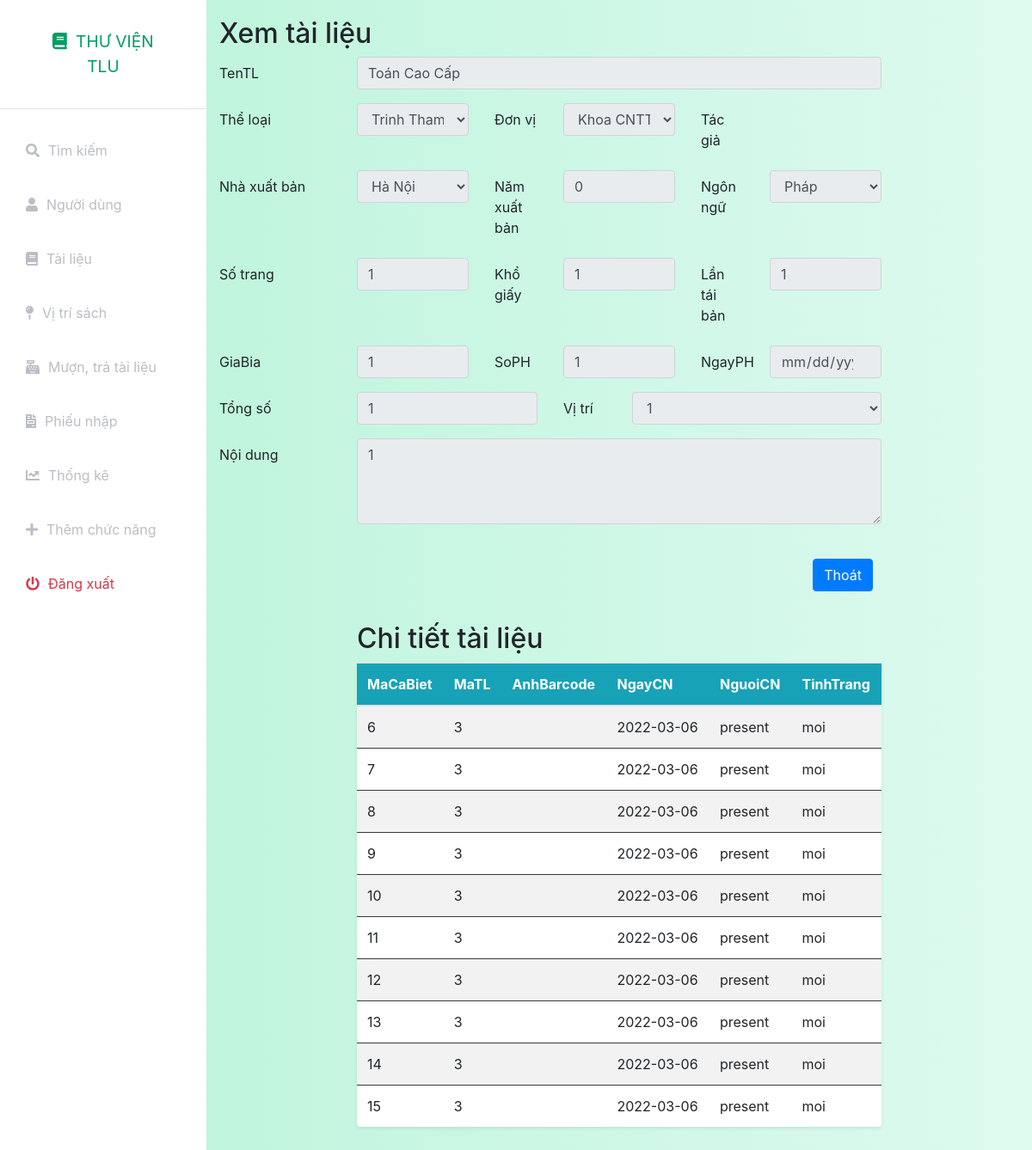
/index.php?controller=document&action=view&MaTL=3 (signed in), run on an earlier commit of the app's database.
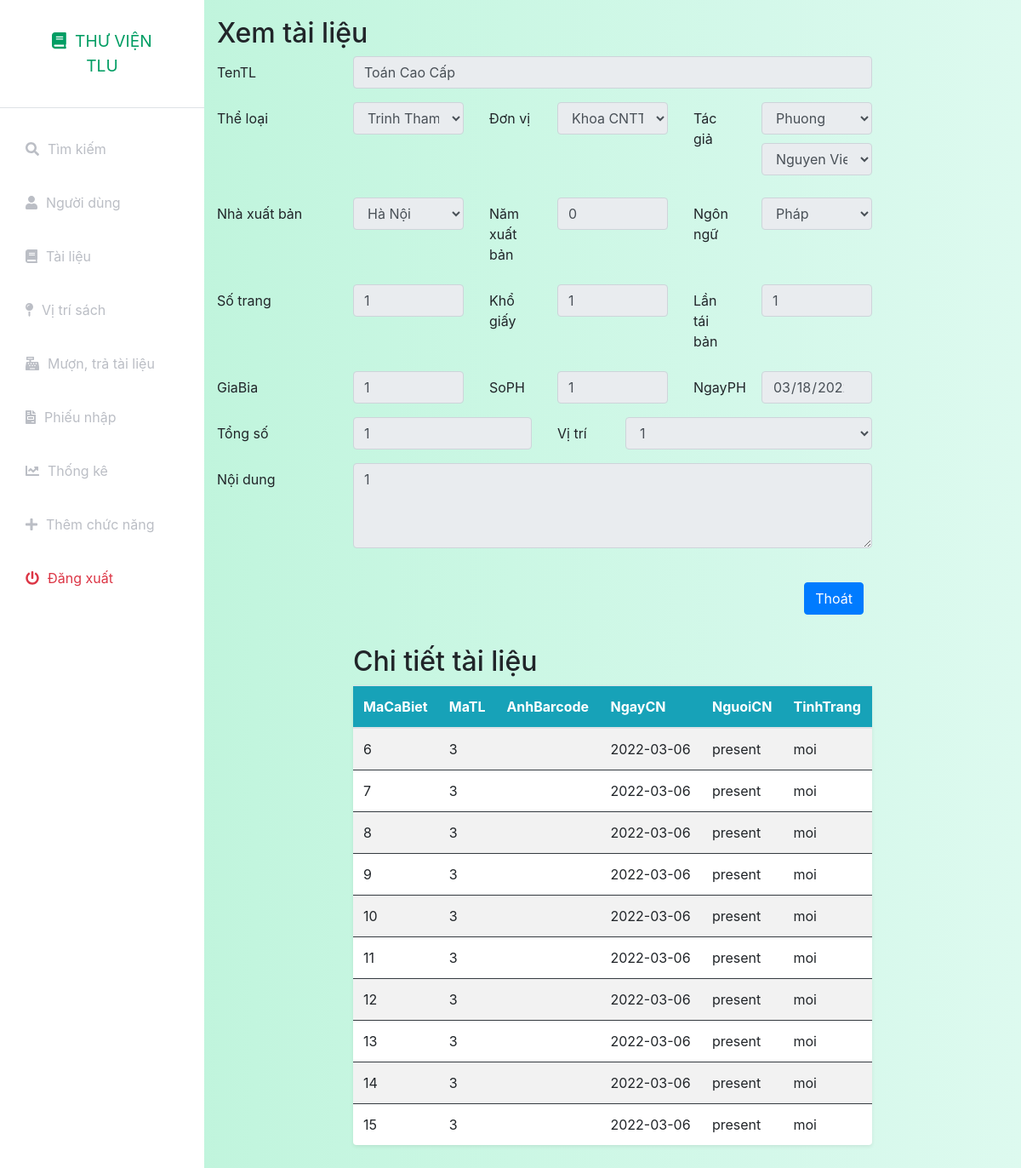
And on a later commit of the database.
### tables this page shows
CREATE TABLE `tailieu` (
  `MaTL` int(11) NOT NULL,
  `TenTL` text NOT NULL,
  `MaTheLoai` int(11) DEFAULT NULL,
  `MaDV` int(11) DEFAULT NULL,
  `MaTG` text DEFAULT NULL,
  `MaNXB` int(11) DEFAULT NULL,
  `NamXB` int(11) DEFAULT NULL,
  `MaNgonNgu` int(11) DEFAULT NULL,
  `NoiDung` text DEFAULT NULL,
  `SoTrang` int(11) DEFAULT NULL,
  `KhoGiay` varchar(22) DEFAULT NULL,
  `LanTB` int(11) DEFAULT NULL,
  `GiaBia` int(11) DEFAULT NULL,
  `SoPH` int(11) DEFAULT NULL,
  `NgayPH` date DEFAULT NULL,
  `TongSo` int(11) DEFAULT NULL,
  `MaVT` int(11) DEFAULT NULL,
  `NgayCN` date DEFAULT NULL,
  `status` int(11) NOT NULL DEFAULT 1
);

CREATE TABLE `theloai` (
  `MaTheLoai` int(11) NOT NULL,
  `TenTheLoai` text NOT NULL,
  `GhiChu` text NOT NULL,
  `status` int(11) NOT NULL DEFAULT 1
);

CREATE TABLE `donvi` (
  `MaDV` int(11) NOT NULL,
  `TenDV` text NOT NULL,
  `GhiChu` text NOT NULL,
  `status` int(11) NOT NULL DEFAULT 1
);

CREATE TABLE `nhaxuatban` (
  `MaNXB` int(11) NOT NULL,
  `TenNXB` text NOT NULL,
  `GhiChu` text NOT NULL,
  `status` int(11) NOT NULL DEFAULT 1
);

CREATE TABLE `vitri` (
  `MaVT` int(11) NOT NULL,
  `TenVT` text NOT NULL,
  `MoTa` text NOT NULL,
  `status` int(11) NOT NULL DEFAULT 1
);

CREATE TABLE `tacgia` (
  `MaTG` int(11) NOT NULL,
  `TenTG` text NOT NULL,
  `GhiChu` text NOT NULL,
  `status` int(11) DEFAULT 1
);

CREATE TABLE `ngonngu` (
  `MaNgonNgu` int(11) NOT NULL,
  `TenNgonNgu` text NOT NULL,
  `GhiChu` text NOT NULL,
  `status` int(11) NOT NULL DEFAULT 1
);

### index.php (called while the page is built, shortened)
<?php
include_once('models/Auth.php');
$action = isset($_GET['action']) ? $_GET['action'] : 'index';
$object = new $classController();
$object->$action();
?>

### config.php (called while the page is built, shortened)
<?php
function getalldata($query)
{
    global $connect;
    $result=mysqli_query($connect,$query);
    if(mysqli_num_rows($result)>0)
        return mysqli_fetch_all($result,MYSQLI_ASSOC);
    else
        return false;
}
function getonedata($query)
{
    global $connect;
    $result=mysqli_query($connect,$query);
    if($result&&mysqli_num_rows($result)==1)
        return mysqli_fetch_assoc($result);
    else
        return false;
}
?>

### models/User.php (called while the page is built, shortened)
<?php
include_once('./config.php');
class User
{
    public static function show($idoruser)
    {
        $query = "select * from nguoidung where id = '$idoruser' or Username = '$idoruser'";
        $data = getonedata($query);
        return $data;
    }
}

### models/Auth.php (called while the page is built, shortened)
<?php
include_once('./config.php');
include_once('User.php');
class Auth
{
    private static $ChucDanh = null;
    public static function isAdmin()
    {
        if(self::isLogin())
        {
            if (self::$ChucDanh == 'admin')
                return true;
            else
                return false;
        }
        else
        {
            return false;
        }
    }
    public static function isLogin()
    {
        if (isset($_SESSION['token']) && isset($_SESSION['Username'])) {
            $data = User::show($_SESSION['Username']);
            if($data)
            {
                if($data['token'] == $_SESSION['token'])
                {
                    self::$ChucDanh = $data['ChucDanh'];
                    return true;
                }
            }
            else
            {
                return false;
            }
        } else
            return false;
    }
}

### models/Document.php (called while the page is built, shortened)
<?php
include_once('./config.php');
class Document
{
    public static function show($MaTL)
    {
        $query = "select * from tailieu where MaTL = $MaTL";
        $data = getonedata($query);
        return $data;
    }
}

### models/Category.php (called while the page is built, shortened)
<?php
include_once('./config.php');
class Category
{
    public static function index()
    {
        $query = "select * from theloai  where status = '1'";
        $data = getalldata($query);
        return $data;
    }
}

### models/Unit.php (called while the page is built, shortened)
<?php
include_once('./config.php');
class Unit
{
    public static function index()
    {
        $query = "select * from donvi  where status = '1'";
        $data = getalldata($query);
        return $data;
    }
}

### models/Publish.php (called while the page is built, shortened)
<?php
include_once('./config.php');
class Publish
{
    public static function index()
    {
        $query = "select * from nhaxuatban  where status = '1'";
        $data = getalldata($query);
        return $data;
    }
}

### models/Language.php (called while the page is built, shortened)
<?php
include_once('./config.php');
class Language
{
    public static function index()
    {
        $query = "select * from ngonngu  where status = '1'";
        $data = getalldata($query);
        return $data;
    }
}

### models/Position.php (called while the page is built, shortened)
<?php
include_once('./config.php');
class Position
{
    public static function index()
    {
        $query = "select * from vitri  where status = '1'";
        $data = getalldata($query);
        return $data;
    }
}

### models/DocumentDetail.php (called while the page is built, shortened)
<?php
include_once('./config.php');
class DocumentDetail
{
    public static function find($MaTL)
    {
        $query = "select * from tlchitiet where MaTL = '$MaTL'";
        $data = getalldata($query);
        return $data;
    }
}

### models/Author.php (called while the page is built, shortened)
<?php
include_once('./config.php');
class Author
{
    public static function index()
    {
        $query = "select * from tacgia where status = '1'";
        $data = getalldata($query);
        return $data;
    }
}

### views/document/view.php (the view, shortened to what the changed rows need)
<?php include_once('././assets/layouts/header.php'); ?>
<?php include_once('././assets/layouts/siderbar.php'); ?>
<div class="container-fluid" style="padding-top:20px">
    <h2>Xem tài liệu</h2>
    <div class="form-group row">
        <label for="inputEmail3" class="col-sm-2 col-form-label">TenTL</label>
        <div class="col-sm-8">
            <input type="text" name="TenTL" class="form-control" readonly value="<?php echo $data['TenTL'] ?>">
        </div>
    </div>
    <div class="form-group row">
        <label for="inputEmail3" class="col-sm-2 col-form-label">Thể loại</label>
        <div class="col-sm-2">
            <select name="MaTheLoai" class="form-control" readonly aria-label="Default select example">
                <?php
                foreach ($categorys as $category) {
                    echo "<option value='" . $category['MaTheLoai'] . "'   " . ($category['MaTheLoai'] == $data['MaTheLoai'] ? 'selected' : '') . "  >" . $category['TenTheLoai'] . "</option>";
                }
                ?>
            </select>
        </div>
        <label for="inputEmail3" class="col-1 col-form-label">Đơn vị</label>
        <div class="col-sm-2">
            <select name="MaDV" class="form-control" readonly aria-label="Default select example">
                <?php
                foreach ($units as $unit) {
                    echo "<option value='" . $unit['MaDV'] . "' " . ($unit['MaDV'] == $data['MaDV'] ? 'selected' : '') . ">" . $unit['TenDV'] . "</option>";
                }
                ?>
            </select>
        </div>
        <label for="inputEmail3" class="col-1 col-form-label">Tác giả</label>
        <div class="col-sm-2">
        <?php
                foreach(json_decode($data['MaTG']) as $MaTG)
                {
                    ?>
                        <select name="MaTG[]" readonly class="form-control" aria-label="Default select example">
                    <?php
                            foreach($authors as $author)
                            {
                                echo "<option value='".$author['MaTG']."' ".($author['MaTG']==$MaTG?'selected':'')." >".$author['TenTG']."</option>";
                            }
                        ?>
                    </select>
                    <?php
                }
            ?>
        </div>
    </div>
    <div class="form-group row">
        <label for="inputEmail3" class="col-sm-2 col-form-label">Nhà xuất bản</label>
        <div class="col-sm-2">
            <select name="MaNXB" class="form-control" readonly aria-label="Default select example">
                <?php
                foreach ($publishs as $publish) {
                    echo "<option value='" . $publish['MaNXB'] . "' " . ($publish['MaNXB'] == $data['MaNXB'] ? 'selected' : '') . " >" . $publish['TenNXB'] . "</option>";
                }
                ?>
            </select>
        </div>
        <label for="inputEmail3" class="col-1 col-form-label">Năm xuất bản</label>
        <div class="col-sm-2">
            <input type="text" name="NamXB" readonly class="form-control"  value="<?php echo $data['NamXB'] ?>">
        </div>
        <label for="inputEmail3" class="col-1 col-form-label">Ngôn ngữ</label>
        <div class="col-sm-2">
            <select name="MaNgonNgu" class="form-control" readonly aria-label="Default select example">
                <?php
                foreach ($languages as $language) {
                    echo "<option value='" . $language['MaNgonNgu'] . "' " . ($language['MaNgonNgu'] == $data['MaNgonNgu'] ? 'selected' : '') . " >" . $language['TenNgonNgu'] . "</option>";
                }
                ?>
            </select>
        </div>
    </div>
    <div class="form-group row">
        <label for="inputEmail3" class="col-sm-2 col-form-label">Số trang</label>
        <div class="col-sm-2">
            <input type="text" name="SoTrang" class="form-control" readonly  value="<?php echo $data['SoTrang'] ?>">
        </div>
        <label for="inputEmail3" class="col-1 col-form-label">Khổ giấy</label>
        <div class="col-sm-2">
            <input type="text" name="KhoGiay" class="form-control" readonly  value="<?php echo $data['KhoGiay'] ?>">
        </div>
        <label for="inputEmail3" class="col-1 col-form-label">Lần tái bản</label>
        <div class="col-sm-2">
            <input type="text" name="LanTB" class="form-control" readonly  value="<?php echo $data['LanTB'] ?>">
        </div>
    </div>
    <div class="form-group row">
        <label for="inputEmail3" class="col-sm-2 col-form-label">GiaBia</label>
        <div class="col-sm-2">
            <input type="text" name="GiaBia" class="form-control" readonly  value="<?php echo $data['GiaBia'] ?>">
        </div>
        <label for="inputEmail3" class="col-1 col-form-label">SoPH</label>
        <div class="col-sm-2">
            <input type="text" name="SoPH" class="form-control" readonly  value="<?php echo $data['SoPH'] ?>">
        </div>
        <label for="inputEmail3" class="col-1 col-form-label">NgayPH</label>
        <div class="col-sm-2">
            <input type="date" name="NgayPH" class="form-control"  readonly value="<?php echo $data['NgayPH'] ?>">
        </div>
    </div>
    <div class="form-group row">
        <label for="inputEmail3" class="col-sm-2 col-form-label">Tổng số</label>
        <div class="col-sm-3">
            <input type="text" name="TongSo" class="form-control" readonly  value="<?php echo $data['TongSo'] ?>">
        </div>
        <label for="inputEmail3" class="col-1 col-form-label">Vị trí</label>
        <div class="col-sm-4">
            <select name="MaVT" readonly class="form-control" aria-label="Default select example">
                <?php
                foreach ($positions as $position) {
                    echo "<option value='" . $position['MaVT'] . "' " . ($position['MaVT'] == $data['MaVT'] ? 'selected' : '') . " >" . $position['TenVT'] . "</option>";
                }
                ?>
            </select>
        </div>
    </div>
    <div class="form-group row">
        <label for="inputEmail3" class="col-sm-2 col-form-label">Nội dung</label>
        <div class="col-sm-8">
            <textarea type="text" name="NoiDung" class="form-control"  readonly value="<?php echo $data['NoiDung'] ?>" style="height: 100px"><?php echo $data['NoiDung'] ?></textarea>
        </div>
    </div>
    <div class="form-group row">
        <div class="col-sm-2"></div>
    </div>
    <div class="form-group row mx-auto">
        <div class="col-sm-2"></div>
        <div class="col-sm-8">
            <div class="d-grid gap-2 d-md-flex justify-content-md-end">
                <a name="" id="" class="btn btn-primary ml-2" href="index.php?controller=document" role="button">Thoát</a>
            </div>
        </div>
    </div>
    <div class="form-group row">
        <div class="container-fluid col-sm-8" style="padding-top:20px">
            <h2>Chi tiết tài liệu</h2>
            <table class="table table-striped bg-white rounded shadow-sm  table-hover">
                <thead class="bg-info text-white">
                    <tr class="border-dark">
                        <th>MaCaBiet</th>
                        <th>MaTL</th>
                        <th>AnhBarcode</th>
                        <th>NgayCN</th>
                        <th>NguoiCN</th>
                        <th>TinhTrang</th>
                    </tr>
                </thead>
                <tbody>
                    <?php
                    if (isset($documentdetails) && is_array($documentdetails)) {
                        foreach ($documentdetails as $documentdetal) {
                            echo "<tr>";
                            echo "<td class=\"border-dark\" scope=\"row\">" . $documentdetal['MaCaBiet'] . "</td>";
                            echo "<td class=\"border-dark\">" . $documentdetal['MaTL'] . "</td>";
                            echo "<td class=\"border-dark\">" . $documentdetal['AnhBarcode'] . "</td>";
                            echo "<td class=\"border-dark\">" . $documentdetal['NgayCN'] . "</td>";
                            echo "<td class=\"border-dark\">" . $documentdetal['NguoiCN'] . "</td>";
                            echo "<td class=\"border-dark\">" . $documentdetal['TinhTrang'] . "</td>";
                        }
                    }
                    ?>
            </table>
        </div>
    </div>
</div>
<?php include_once('././assets/layouts/footer.php'); ?>

What changed in the data, as far as the page shows it:
changed tailieu "Toán Cao Cấp": MaNgonNgu (not shown) → "Pháp"; NgayPH (not shown) → "03/18/2022"
Also different on the page:
form field MaNgonNgu: "Pháp" → (not shown)
new list line: "Phuong"
new list line: "Nguyen Viet Phuong"
